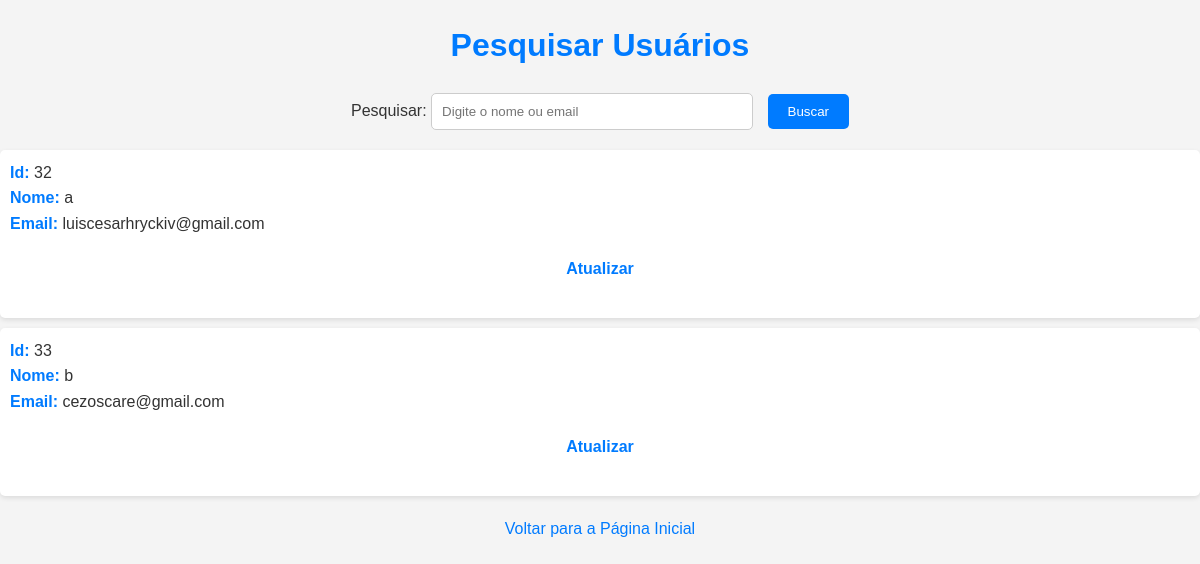
Page /atualizar/ on the earlier database version.
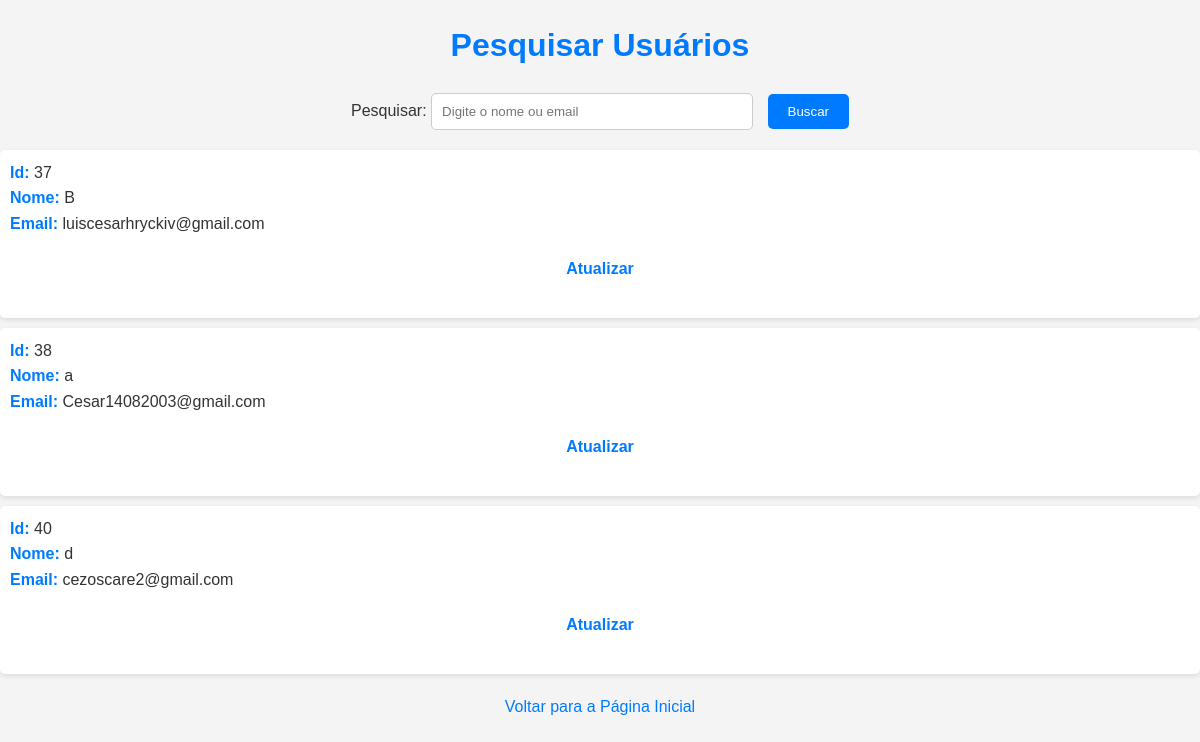
Same page on the later database version.
### core/models.py (models this page shows, shortened)
class Usuario(models.Model):
    nome = models.CharField(max_length=100)
    email = models.EmailField(unique=True)
    senha = models.CharField(max_length=50)
    data_criacao = models.DateTimeField(auto_now_add=True)
    pais = models.CharField(max_length=100)
    data_nascimento = models.DateField()

### core/views.py (the view)
# urls.py: path('atualizar/', views.nova_view, name='atualizar'),
def nova_view(request):
    search_query = request.GET.get('search')
    usuarios = Usuario.objects.all()
    if search_query:
        usuarios = Usuario.objects.filter(
            Q(nome__icontains=search_query) | Q(email__icontains=search_query) | Q(data_nascimento__icontains=search_query)
        )
    return render(request, 'novo_urls.html', {'usuarios': usuarios})

### core/templates/novo_urls.html (shortened to what this page needs)
<!DOCTYPE html>
<html lang="pt-BR">
<head>
</head>
<body>
    <h1>Pesquisar Usuários</h1>
    <form action="{% url 'atualizar' %}" method="GET">
        <label for="search">Pesquisar:</label>
        <input type="text" id="search" name="search" placeholder="Digite o nome ou email">
        <button type="submit">Buscar</button>
    </form>
    {% if usuarios %}
        <ul>
            {% for usuario in usuarios %}
                <li>
                    <strong>Id:</strong> {{ usuario.id }} <br>
                    <strong>Nome:</strong> {{ usuario.nome }} <br>
                    <strong>Email:</strong> {{ usuario.email }} <br>
                    <a href="{% url 'atualizar_id' usuario.id %}"><strong>Atualizar</strong></a> <br>
                </li>
            {% endfor %}
        </ul>
    {% else %}
        <p>Nenhum usuário cadastrado.</p>
    {% endif %}
    <a href="{% url 'home' %}">Voltar para a Página Inicial</a>
</body>
</html>

### core/templates/novo_urls.html (style rules this page uses)
body { font-family: Arial, sans-serif; line-height: 1.6; margin: 0; padding: 0; background-color: #f4f4f4; color: #333; }
h1 { text-align: center; margin-top: 20px; color: #007bff; }
form { text-align: center; margin-bottom: 20px; }
input[type="text"] { width: 300px; padding: 10px; border: 1px solid #ccc; border-radius: 5px; margin-right: 10px; }
button[type="submit"] { padding: 10px 20px; background-color: #007bff; color: #fff; border: none; border-radius: 5px; cursor: pointer; }
ul { list-style-type: none; padding: 0; margin: 0; }
li { background-color: #fff; padding: 10px; margin-bottom: 10px; border-radius: 5px; box-shadow: 0 2px 5px rgba(0, 0, 0, 0.1); }
strong { font-weight: bold; color: #007bff; }
a { display: block; text-align: center; margin-top: 20px; text-decoration: none; color: #007bff; }

Differences in the rows shown:
removed Usuario: id "32", nome "a", email "luiscesarhryckiv@gmail.com"
removed Usuario: id "33", nome "b", email "cezoscare@gmail.com"
added Usuario: id "37", nome "B", email "luiscesarhryckiv@gmail.com"
added Usuario: id "38", nome "a", email "Cesar14082003@gmail.com"
added Usuario: id "40", nome "d", email "cezoscare2@gmail.com"
